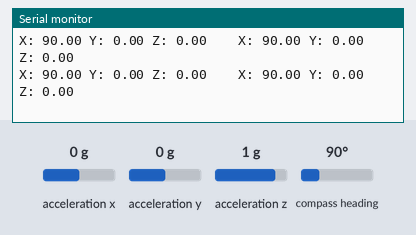
The sketch below on a simulated Arduino Uno, built with avr-gcc and run on an emulated ATmega328P. Shown: the last lines printed to the serial monitor. The test bench sets the inputs (shaded band); at power-on: acceleration z 1 g, acceleration x 0 g, acceleration y 0 g, compass heading 90°.

Above: at 2.2 s.
2.3 s: acceleration z set to -1.4 g
At 2.38 s:
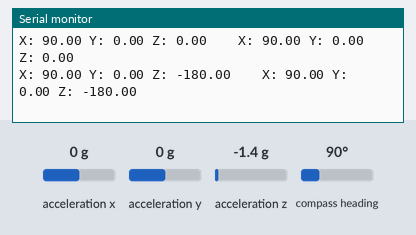
5.3 s: acceleration x set to -1.4 g
At 5.35 s:
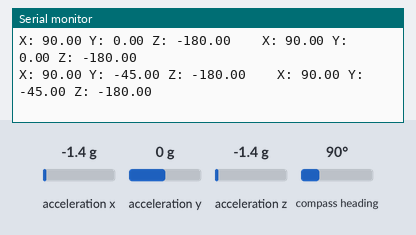
6.8 s: acceleration y set to -1.4 g
At 6.84 s:
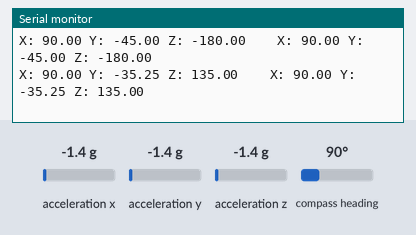
8.3 s: compass heading set to 7°
At 8.32 s:
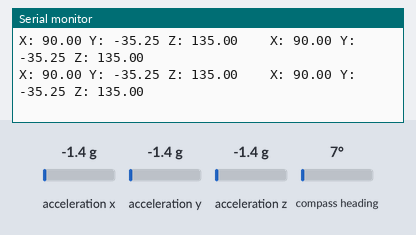
11.3 s: acceleration x set to 0 g
At 11.4 s:
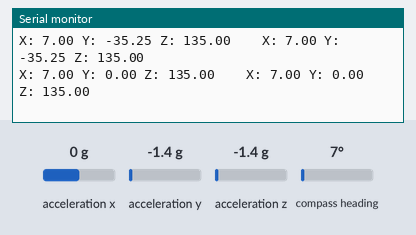
Timing chart, 0 to 14.3 s (numbered marks = the images above; inputs shaded):
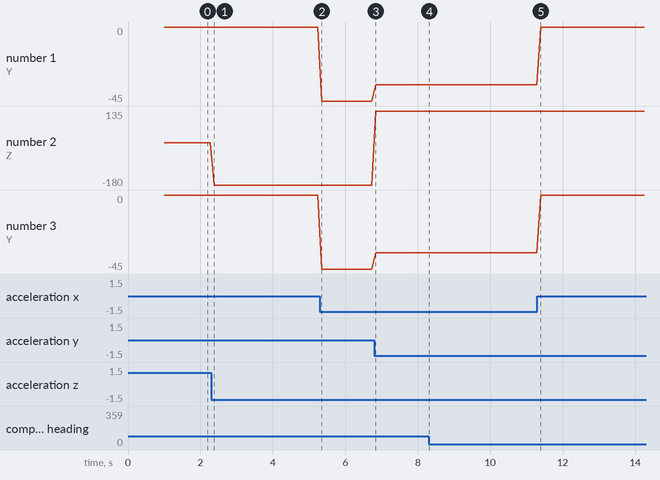

Measured:
- after the input at 2.3 s, the serial monitor: prints a new line after 0.08 s (image 1)
- after the input at 5.3 s, the serial monitor: prints a new line after 0.05 s (image 2)
- after the input at 6.8 s, the serial monitor: prints a new line at once (image 3)
- after the input at 11.3 s, the serial monitor: prints a new line after 0.10 s (image 5)
- plotted number 1: 0 → -45 after the input at 5.3 s, -45 → -35.25 after the input at 6.8 s, -35.25 → 0 after the input at 11.3 s
- plotted number 2: 0 → -180 after the input at 2.3 s, -180 → 135 after the input at 6.8 s
- plotted number 3: 0 → -45 after the input at 5.3 s, -45 → -35.25 after the input at 6.8 s, -35.25 → 0 after the input at 11.3 s

The sketch:

LegArduinoSketch.ino
```cpp
#include <Wire.h>
#include <Adafruit_Sensor.h>
#include <Adafruit_BNO055.h>
#include <utility/imumaths.h>

#define BNO055_SAMPLERATE_DELAY_MS (100)

Adafruit_BNO055 upperLeg = Adafruit_BNO055(0,BNO055_ADDRESS_A);
Adafruit_BNO055 lowerLeg = Adafruit_BNO055(1,BNO055_ADDRESS_B);

void setup(void)
{
  Serial.begin(9600);

  /* Initialise the sensor */
  if(!upperLeg.begin())
  {

    Serial.print("Ooops,Upper Leg Issue");
    while(1);
  }else if ( !lowerLeg.begin() ){
    Serial.print("Ooops,Lower Leg Issue");
    while(1);
  }

  delay(1000);

  upperLeg.setExtCrystalUse(true);
  lowerLeg.setExtCrystalUse(true);
}

void loop(void)
{
  imu::Vector<3> upperLegEuler = upperLeg.getVector(Adafruit_BNO055::VECTOR_EULER);
  imu::Vector<3> lowerLegEuler = lowerLeg.getVector(Adafruit_BNO055::VECTOR_EULER);
  /* Display the floating point data of Upper Leg */
  Serial.print("X: ");
  Serial.print(upperLegEuler.x());
  Serial.print(" Y: ");
  Serial.print(upperLegEuler.y());
  Serial.print(" Z: ");
  Serial.print(upperLegEuler.z());
  Serial.print("\t\t");

/* Display the floating point data of Lower Leg */
  Serial.print("X: ");
  Serial.print(lowerLegEuler.x());
  Serial.print(" Y: ");
  Serial.print(lowerLegEuler.y());
  Serial.print(" Z: ");
  Serial.print(lowerLegEuler.z());
  Serial.print("\t\t");


  Serial.println();
  /*
  // Quaternion data
  imu::Quaternion quat = bno.getQuat();
  Serial.print("qW: ");
  Serial.print(quat.w(), 4);
  Serial.print(" qX: ");
  Serial.print(quat.y(), 4);
  Serial.print(" qY: ");
  Serial.print(quat.x(), 4);
  Serial.print(" qZ: ");
  Serial.print(quat.z(), 4);
  Serial.print("\t\t");
  */


  delay(BNO055_SAMPLERATE_DELAY_MS);
}
```
